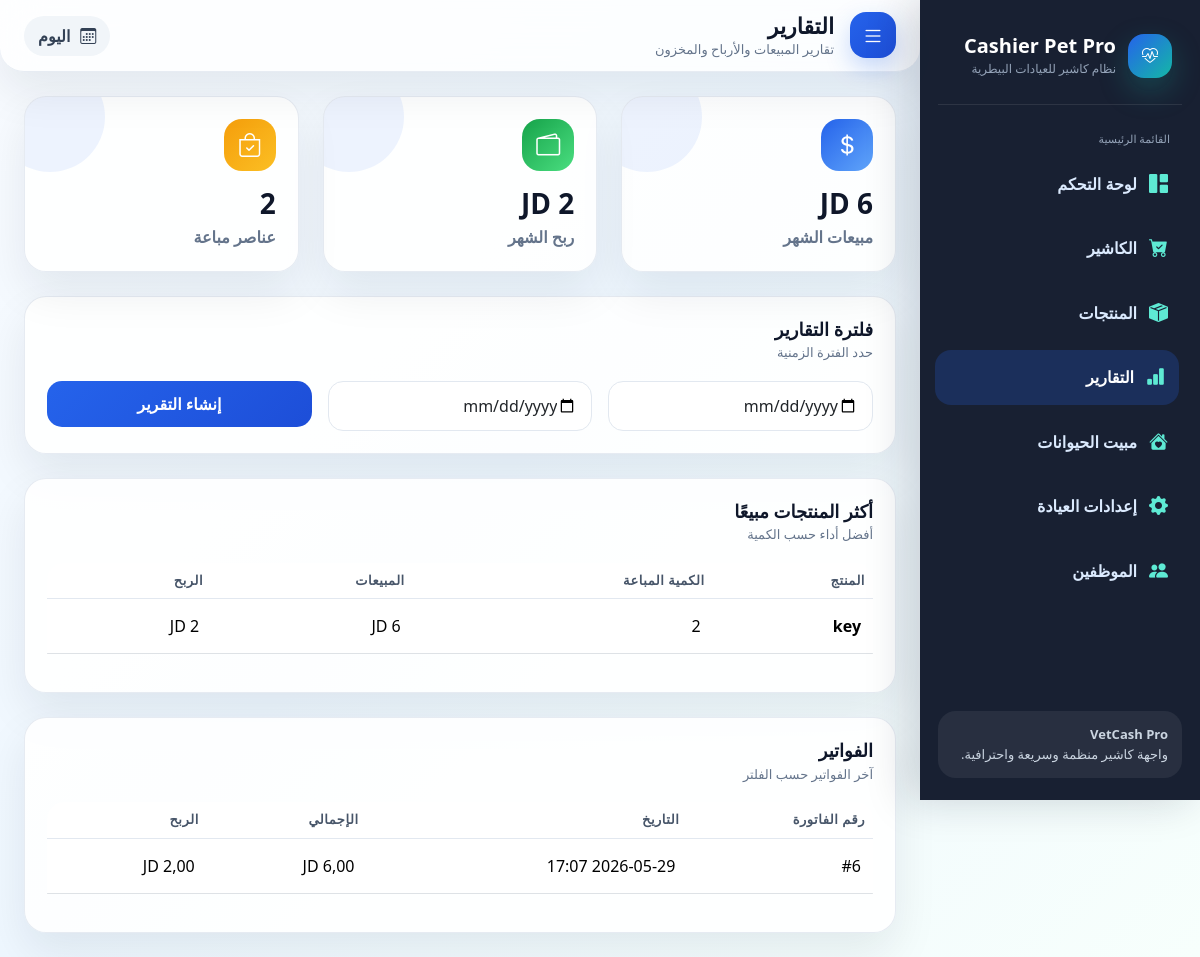
Page /reports/ (signed in) on the earlier database version.
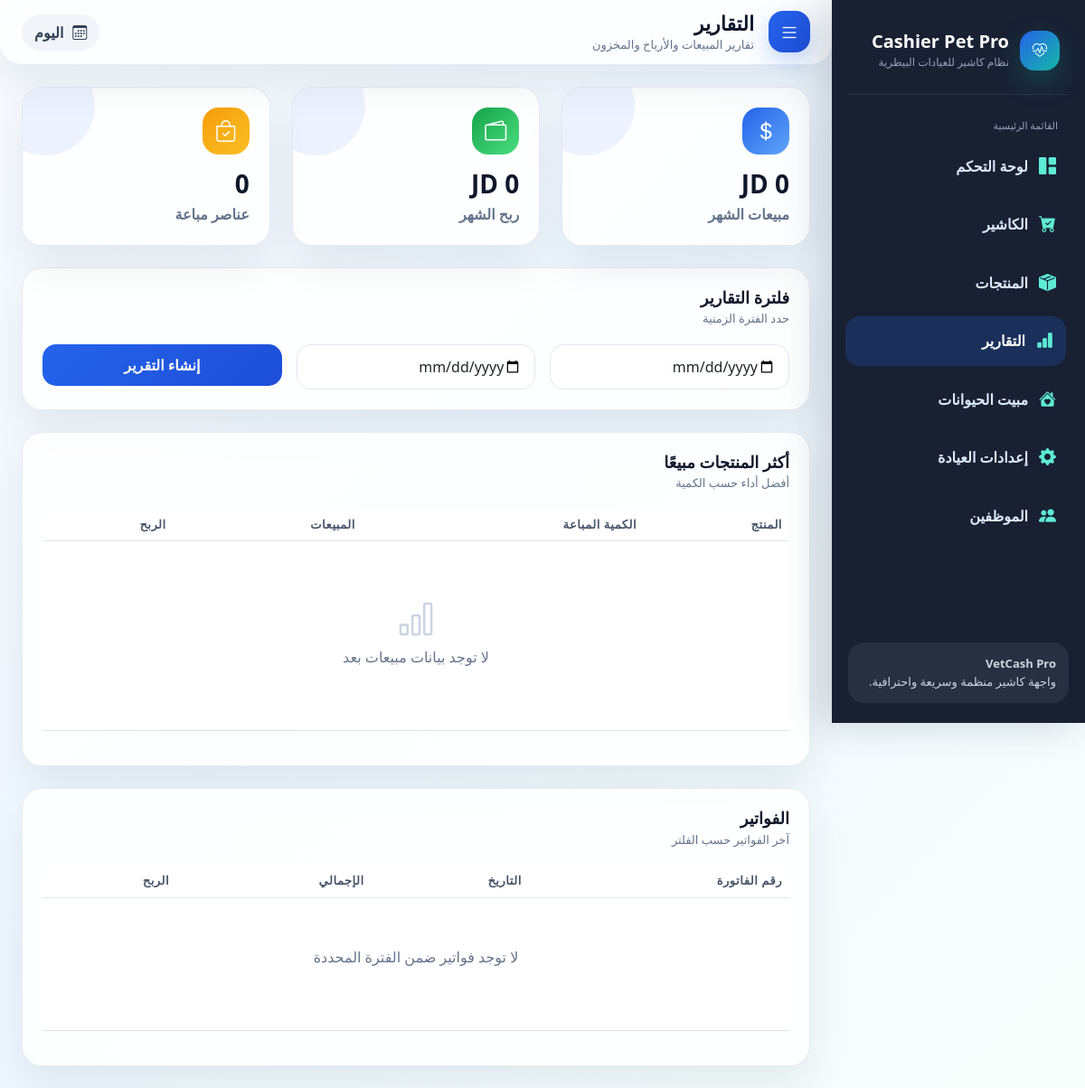
Same page on the later database version.
### cashier/models.py (models this page shows, shortened)
class SaleItem(models.Model):
    sale = models.ForeignKey(Sale, related_name='items', on_delete=models.CASCADE)
    product = models.ForeignKey(Product, on_delete=models.PROTECT)
    product_name = models.CharField(max_length=200)
    quantity = models.PositiveIntegerField(default=1)
    unit_price = models.DecimalField(max_digits=10, decimal_places=2)
    unit_cost = models.DecimalField(max_digits=10, decimal_places=2, default=0)
    line_total = models.DecimalField(max_digits=10, decimal_places=2)
    line_profit = models.DecimalField(max_digits=10, decimal_places=2)
    class Meta:
        verbose_name = 'عنصر فاتورة'
        verbose_name_plural = 'عناصر الفواتير'

class Sale(models.Model):
    clinic = models.ForeignKey('Clinic',on_delete=models.CASCADE, related_name='sales', null=True,blank=True)
    created_at = models.DateTimeField('تاريخ البيع', default=timezone.now)
    subtotal = models.DecimalField('المجموع الفرعي', max_digits=10, decimal_places=2, default=0)
    discount = models.DecimalField('الخصم', max_digits=10, decimal_places=2, default=0)
    total = models.DecimalField('الإجمالي', max_digits=10, decimal_places=2, default=0)
    profit = models.DecimalField('الربح', max_digits=10, decimal_places=2, default=0)
    class Meta:
        ordering = ['-created_at']
        verbose_name = 'فاتورة'
        verbose_name_plural = 'الفواتير'

### cashier/views.py (the view)
# urls.py: path('reports/', views.reports, name='reports'),
@login_required
def reports(request):
    clinic = get_user_clinic(request.user)
    today = timezone.localdate()
    start_date = request.GET.get('start_date')
    end_date = request.GET.get('end_date')
    sales = Sale.objects.filter(clinic=clinic)
    if start_date:
        sales = sales.filter(created_at__date__gte=start_date)
    if end_date:
        sales = sales.filter(created_at__date__lte=end_date)
    month_sales = Sale.objects.filter(
        clinic=clinic,
        created_at__year=today.year,
        created_at__month=today.month
    )
    top_products = (
        SaleItem.objects
        .filter(sale__clinic=clinic)
        .values('product_name')
        .annotate(
            sold_qty=Sum('quantity'),
            sales_total=Sum('line_total'),
            profit_total=Sum('line_profit')
        )
        .order_by('-sold_qty')[:10]
    )
    context = {
        'active_page': 'reports',
        'clinic': clinic,
        'monthly_sales': month_sales.aggregate(v=Sum('total'))['v'] or Decimal('0'),
        'monthly_profit': month_sales.aggregate(v=Sum('profit'))['v'] or Decimal('0'),
        'monthly_items': SaleItem.objects.filter(sale__in=month_sales).aggregate(v=Sum('quantity'))['v'] or 0,
        'sales': sales[:50],
        'top_products': top_products,
        'start_date': start_date or '',
        'end_date': end_date or '',
    }
    return render(request, 'cashier/reports.html', context)

### cashier/views.py (called while the page is built, shortened)
def get_user_clinic(user):
    if hasattr(user, 'staff_profile'):
        return user.staff_profile.clinic

### cashier/templates/cashier/reports.html (shortened to what this page needs)
{% extends 'cashier/base.html' %}
{% block page_title %}التقارير{% endblock %}
{% block page_subtitle %}تقارير المبيعات والأرباح والمخزون{% endblock %}
{% block topbar_badge %}<i class="bi bi-calendar3"></i><span>اليوم</span>{% endblock %}
{% block content %}
<div class="row g-4 mb-4">
  <div class="col-md-4"><div class="stat-card"><div class="stat-icon bg-primary-grad"><i class="bi bi-currency-dollar"></i></div><h3>{{ monthly_sales }} JD</h3><p>مبيعات الشهر</p></div></div>
  <div class="col-md-4"><div class="stat-card"><div class="stat-icon bg-green-grad"><i class="bi bi-wallet2"></i></div><h3>{{ monthly_profit }} JD</h3><p>ربح الشهر</p></div></div>
  <div class="col-md-4"><div class="stat-card"><div class="stat-icon bg-orange-grad"><i class="bi bi-bag-check"></i></div><h3>{{ monthly_items }}</h3><p>عناصر مباعة</p></div></div>
</div>
<div class="panel mb-4">
  <div class="panel-header"><div><h4 class="panel-title">فلترة التقارير</h4><p class="panel-subtitle">حدد الفترة الزمنية</p></div></div>
  <form method="get" class="row g-3">
    <div class="col-md-4"><input type="date" name="start_date" value="{{ start_date }}" class="form-control"></div>
    <div class="col-md-4"><input type="date" name="end_date" value="{{ end_date }}" class="form-control"></div>
    <div class="col-md-4"><button class="btn btn-primary w-100" type="submit">إنشاء التقرير</button></div>
  </form>
</div>
<div class="panel mb-4">
  <div class="panel-header"><div><h4 class="panel-title">أكثر المنتجات مبيعًا</h4><p class="panel-subtitle">أفضل أداء حسب الكمية</p></div></div>
  <div class="table-responsive">
    <table class="table">
      <thead><tr><th>المنتج</th><th>الكمية المباعة</th><th>المبيعات</th><th>الربح</th></tr></thead>
      <tbody>
      {% for item in top_products %}
        <tr><td><strong>{{ item.product_name }}</strong></td><td>{{ item.sold_qty }}</td><td>{{ item.sales_total }} JD</td><td>{{ item.profit_total }} JD</td></tr>
      {% empty %}
        <tr><td colspan="4"><div class="empty-state"><i class="bi bi-bar-chart"></i><p>لا توجد بيانات مبيعات بعد</p></div></td></tr>
      {% endfor %}
      </tbody>
    </table>
  </div>
</div>
<div class="panel">
  <div class="panel-header"><div><h4 class="panel-title">الفواتير</h4><p class="panel-subtitle">آخر الفواتير حسب الفلتر</p></div></div>
  <div class="table-responsive">
    <table class="table">
      <thead><tr><th>رقم الفاتورة</th><th>التاريخ</th><th>الإجمالي</th><th>الربح</th></tr></thead>
      <tbody>
      {% for sale in sales %}
        <tr><td>#{{ sale.id }}</td><td>{{ sale.created_at|date:'Y-m-d H:i' }}</td><td>{{ sale.total }} JD</td><td>{{ sale.profit }} JD</td></tr>
      {% empty %}
        <tr><td colspan="4"><div class="empty-state"><p>لا توجد فواتير ضمن الفترة المحددة</p></div></td></tr>
      {% endfor %}
      </tbody>
    </table>
  </div>
</div>
{% endblock %}

Differences in the rows shown:
removed SaleItem: product_name "key", sold_qty "2", profit_total "2"
removed Sale: id "6", created_at "2026-05-29 17:07", profit "2,00"
Other differences:
{{ monthly_items }}: "2" → "0"
text now shown: "لا توجد بيانات مبيعات بعد لا توجد فواتير ضمن الفترة المحددة"
